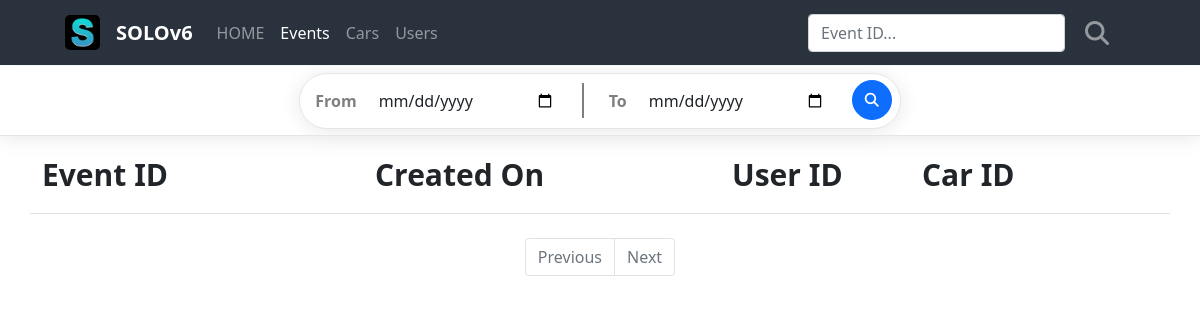
Before: / with the older database file.
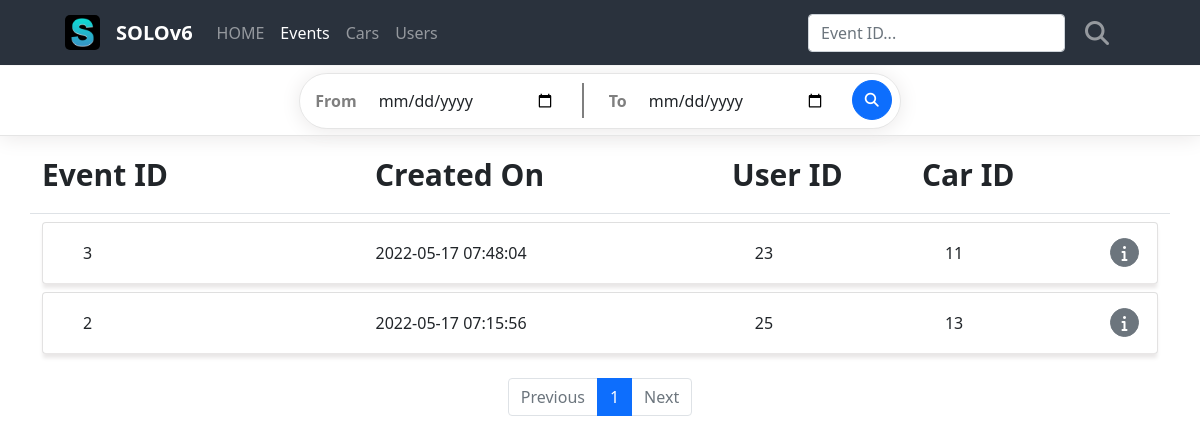
After: the same page with the newer database file.
### project/models/event.py (models this page shows)
class Event(db.Model):
    id = db.Column(db.Integer, primary_key=True)
    user_id = db.Column(db.Integer, db.ForeignKey('user.id', ondelete='CASCADE'))
    car_id = db.Column(db.Integer, db.ForeignKey('car.id', ondelete='CASCADE'))
    path_original = db.Column(db.String(100), unique=True, nullable=False)
    created_on = db.Column(db.DateTime(), default=func.now())
    is_damaged = db.Column(db.Boolean(), nullable=False, default=False)
    user = db.relationship('User', backref=db.backref('user_set'))
    car = db.relationship('Car', backref=db.backref('car_set'))

### project/routes/base_routes.py (the view)
@blueprint.route('/')
def index():
    input_from = request.args.get('input_from', default='')
    input_to = request.args.get('input_to', default='')
    page = request.args.get('page', type=int ,default=1)
    needle = request.args.get('needle', type=str, default='')
    event_list = EventModel.query.order_by(EventModel.created_on.desc())
    if needle:
        event_list = event_list.filter(
            EventModel.id.ilike(needle)
        )
    if input_from and input_to:
        event_list = event_list.filter(and_
            (func.date(EventModel.created_on) >= input_from),
            (func.date(EventModel.created_on) <= input_to)
        )
    event_list = event_list.paginate(page, per_page=10)
    return render_template('index.html', event_list=event_list, page=page)

### project/templates/index.html (shortened to what this page needs)
{% extends 'base.html' %}
{% block head %}
<link rel="stylesheet" href="../static/css/events.css">
{% endblock %}
{% block content %}
<nav class="navbar navbar-expand-lg navbar-dark">
    <div class="container-fluid">
        <a class="navbar-logo" href="{{ url_for('base.index') }}">
            <img class="logo" src="../static/images/favicons.ico/favicon-96x96.png" alt="Logo" height="35" width="35">
        </a>
        <a class="navbar-brand" href="{{ url_for('base.index') }}">SOLOv6</a>
        <div class="collapse navbar-collapse" id="navbarSupportedContent">
            <ul class="navbar-nav me-auto mb-2 mb-lg-0">
                <li class="nav-item">
                    <a class="nav-link active" aria-current="page" href="{{ url_for('base.index') }}">HOME</a>
                </li>
                <li class="nav-item">
                    <a class="nav-link active" href="{{ url_for('base.index') }}">Events</a>
                </li>
                <li class="nav-item">
                    <a class="nav-link active" href="{{ url_for('cars.cars') }}">Cars</a>
                </li>
                <li class="nav-item">
                    <a class="nav-link active" href="{{ url_for('users.users') }}">Users</a>
                </li>
            </ul>
            <form id="search-form" class="d-flex" action="{{ url_for('base.index') }}" method="get">
                <input id="needle search-needle" class="form-control me-2 search-form" type="text" name="needle" value="{{ needle or '' }}" placeholder="Event ID..." aria-label="Search">
                <button id="btn-search" class="btn search-btn" type="submit">
                    <i class="fa-solid fa-magnifying-glass fa-xl"></i>
                </button>
            </form>
        </div>
    </div>
</nav>
<div class="main">
    <div class="calendar-box">
        <div class="calendar-col">
            <form class="row calendar-form" action="{{ url_for('base.index') }}" method="get">
                <div class="col calendar-input-box">
                    <label for="startDate" id="input_from" class="calendar-input-label">From</label>
                    <input id="startDate" class="form-control calendar-input" type="date" name="input_from" value="''"/>
                    <div id="calendar-input-bar"></div>
                    <label for="endDate" id="input_to" class="calendar-input-label">To</label>
                    <input id="endDate" class="form-control calendar-input" type="date" name="input_to" value="''"/>
                </div>
                <div class="col calendar-btn-box">
                    <button id="calendar-btn" type="submit" class="btn btn-primary mb-3 calendar-btn">
                        <i class="fa-solid fa-magnifying-glass fa-sm"></i>
                    </button>
                </div>
            </form>
        </div>
    </div>
    <div class="container list-box">
        <div class="row list-title-box border-bottom">
            <div class="col-3 list-title my-3 me-5">
                Event ID
            </div>
            <div class="col-3 list-title my-3 me-5">
                Created On
            </div>
            <div class="col-2 list-title my-3 ms-4">
                User ID
            </div>
            <div class="col list-title my-3">
                Car ID
            </div>
        </div>
        {% if event_list %}
            {% for event in event_list.items %}
            <div class="card my-2">
                <div class="card-body">
                    <div class="row card-body-row">
                        <div class="col-3 list-col me-2">
                            {{ event.id }}
                        </div>
                        <div class="col-4 list-col">
                            {{ event.created_on }}
                        </div>
                        <div class="col list-col me-5">
                            {{ event.user_id }}
                        </div>
                        <div class="col list-col ms-4">
                            {{ event.car_id }}
                        </div>
                        <div class="col detail-box">
                            <form class="detail-form" action="#" method="get">
                                <button type="submit" class="btn btn-secondary mb-3 detail-btn">
                                    <i class="fa-solid fa-info"></i>
                                </button>
                            </form>
                        </div>
                    </div>
                </div>
            </div>
            {% endfor %}
        {% else %}
        <div class="row">
            <div class="col-12">
                <h2>❌ No Event Created ❌</h2>
            </div>
        </div>
        {% endif %}
    </div>
</div>
<ul class="pagination my-4 justify-content-center">
    {% if event_list.has_prev %}
    <li class="page-item">
        <a class="page-link" href="?input_from={{ request.args.get('input_from') or '' }}&input_to={{ request.args.get('input_to') or '' }}&page={{ event_list.prev_num }}">Previous</a>
    </li>
    {% else %}
    <li class="page-item disabled">
        <a class="page-link" tabindex="-1" aria-disabled="true" href="javascript:void(0)">Previous</a>
    </li>
    {% endif %}
    {% for page_num in event_list.iter_pages() %}
    {% if page_num %}
    {% if page_num != event_list.page %}
    <li class="page-item">
        <a class="page-link" href="?input_from={{ request.args.get('input_from') or '' }}&input_to={{ request.args.get('input_to') or '' }}&page={{ page_num }}">{{ page_num }}</a>
    </li>
    {% else %}
    <li class="page-item active" aria-current="page">
        <a class="page-link" href="javascript:void(0)">{{ page_num }}</a>
    </li>
    {% endif %}
    {% else %}
    <li class="disabled">
        <a class="page-link" href="javascript:void(0)">...</a>
    </li>
    {% endif %}
    {% endfor %}
    {% if event_list.has_next %}
    <li class="page-item">
        <a class="page-link" href="?input_from={{ request.args.get('input_from') or '' }}&input_to={{ request.args.get('input_to') or '' }}&page={{ event_list.next_num }}">Next</a>
    </li>
    {% else %}
    <li class="page-item disabled">
        <a class="page-link" tabindex="-1" aria-disabled="true" href="javascript:void(0)">Next</a>
    </li>
    {% endif %}
</ul>
{% endblock %}

### project/templates/base.html (shortened to what this page needs)
<!DOCTYPE html>
<html lang="en">
<head>
    <link rel="stylesheet" href="{{ url_for('static', filename='css/bootstrap.min.css') }}">
    <link rel="stylesheet" href="https://cdnjs.cloudflare.com/ajax/libs/font-awesome/6.1.1/css/all.min.css">
    <link rel="stylesheet" href="{{ url_for('static', filename='css/styles.css') }}">
    {% block head %}
    {% endblock %}
</head>
<body>
    {% block content %}
    {% endblock %}
</body>
</html>

### project/static/css/styles.css (style rules this page uses)
.navbar { position: fixed; top: 0; width: 100vw; height: 65px; padding-left: 53px; padding-right: 67px; z-index: 1; background-color: #2A323D; }
.navbar-brand { font-weight: 700; color: white; }
.navbar .container-fluid { height: 65px; }
.logo { border-radius: 5px; margin-right: 16px; }
.nav-link { opacity: 0.5; }
.d-flex { display: flex; align-items: center; margin: 0; }
.search-btn { color: white; opacity: 0.5; border: none; margin-left: 0; transition: color, opacity 0.2s ease-in-out; }
.main { margin-top: 66px; }
.card { z-index: 0; }
.card-body { height: 60px; padding: 0; box-shadow: 0px 5px 4px rgb(233, 231, 231); }
.list-title { font-size: 30px; font-weight: 600; }
.list-col { display: flex; align-items: center; height: 60px; }
.list-col:nth-child(1) { margin-left: 40px; }
.list-col:nth-child(3) { display: flex; justify-content: space-between; margin-right: 20px; }

### project/static/css/events.css (style rules this page uses)
.navbar-nav .nav-item:nth-child(2) .nav-link { opacity: 1; }
.calendar-box { display: flex; justify-content: center; align-items: center; height: 70px; border-bottom: 1px solid rgba(0, 0, 0, 0.1); box-shadow: 0px 2px 20px rgb(234, 232, 232); }
.calendar-col { border: 1px solid rgba(0, 0, 0, 0.1); border-radius: 45px; box-shadow: 0px 2px 20px rgb(234, 232, 232); padding-left: 15px; padding-right: 8px; }
.calendar-form { display: flex; align-items: center; margin: 0; }
.calendar-input-box { display: flex; align-items: center; padding: 0; }
.calendar-input { margin-right: 15px; border: none; width: 200px; }
.calendar-input-label { font-weight: 700; color: rgba(0, 0, 0, 0.5); margin-right: 10px; }
.calendar-btn-box { height: 54px; padding: 0; display: flex; justify-content: center; align-items: center; }
.calendar-btn { display: flex; justify-content: center; align-items: center; padding: 0; width: 40px; height: 40px; margin-top: 15px; padding-left: 0; border-radius: 50%; }
#calendar-input-bar { background-color: rgba(0, 0, 0, 0.5); width: 2px; height: 35px; margin-right: 25px; }
.detail-box { position: relative; }
.detail-form { position: absolute; top: 15px; right: 30px; }
.detail-btn { margin: 0; width: 29px; height: 29px; display: flex; justify-content: center; align-items: center; border-radius: 50%; }

Changed rows visible on the page:
added Event: id "3", created_on "2022-05-17 07:48:04", user_id "23", car_id "11"
added Event: id "2", created_on "2022-05-17 07:15:56", user_id "25", car_id "13"
Other visible differences:
new list line: "1"
